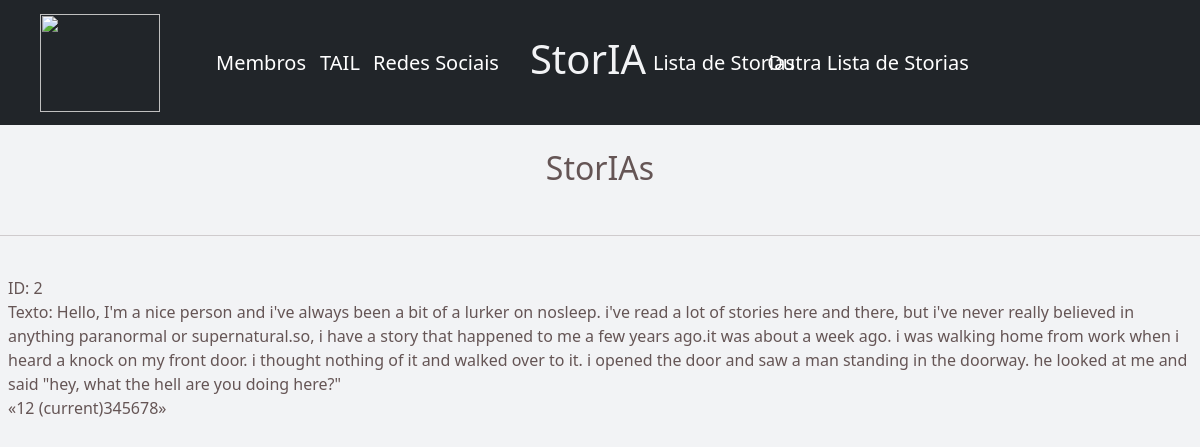
The app's page /storias/?page=2 with its own data.
### modelo/models.py (models this page shows, shortened)
class Story(models.Model):
    SIZE_CHOICES = (('Small', 50), ('Medium', 100), ('Big', 200))
    TEMPERATURE_CHOICES = (('Default', 1.0), ('Creative', 1.2), ('Very Creative', 1.5))
    example = models.TextField()
    size = models.IntegerField(choices=SIZE_CHOICES)
    temperature = models.FloatField(choices=TEMPERATURE_CHOICES)

### modelo/views.py (the view)
# urls.py: path('storias/', views.load_storia, name='storias'),
def load_storia(request):
  all_records = models.Story.objects.all()
  page = request.GET.get('page', 1)
  paginator = Paginator(all_records, 1)
  try:
    records = paginator.page(page)
  except PageNotAnInteger:
    records = paginator.page(page)
  except EmptyPage:
    records = paginator.page(page)
  return render(request, 'modelo/storias.html', {'records': records})

### modelo/templates/modelo/storias.html (shortened to what this page needs)
{% load static %}
<!doctype html>
<html lang="en">
  <head>
    <link href="https://cdn.jsdelivr.net/npm/bootstrap@5.0.1/dist/css/bootstrap.min.css" rel="stylesheet">
    <link href="{% static 'modelo/global.css' %}" type="text/css" rel="stylesheet">
  </head>
  <body>
    <nav class="navbar navbar-dark bg-dark">
      <div class="container-fluid row">
        <div class="col-2 centralize">
          <a class="navbar-brand" href="{% url 'index' %}">
              <img src="https://github.com/TailUFPB.png" alt="" width="120" height="98" class="d-inline-block align-text-top">
          </a>
        </div>
        <div class="col-1">
          <a class="navbar-brand" href="{% url 'members' %}">
              <span class="d-inline-block align-text-top">Membros</span>
          </a>
        </div>
        <div class="col-1 centralize">
          <a class="navbar-brand" href="https://aria.ci.ufpb.br/tail/">
              <span class="d-inline-block align-text-top">TAIL</span>
          </a>
        </div>
        <div class="col-1 centralize">
          <a class="navbar-brand" href="{% url 'social'%}">
              <span class="d-inline-block align-text-top">Redes Sociais</span>
          </a>
        </div>
        <div class="col centralize">
            <h1 ><a href="{% url 'index' %}">StorIA</a> </h1> <br>
        </div>
        <div class="col-1 centralize">
          <a class="navbar-brand" href="{% url 'storias' %}">
              <span class="d-inline-block align-text-top">Lista de Storias</span>
          </a>
        </div>
        <div class="col-2 centralize">
          <a class="navbar-brand" href="{% url 'storiaspage' %}">
              <span class="d-inline-block align-text-top">Outra Lista de Storias</span>
          </a>
        </div>
  </nav>
    <br>
    <div class="row centralize no-marginLR">
      <div class="col centralize">
        <h2>StorIAs</h2>
      </div>
    </div>
    <br> <hr> <br>
    <div class="row px-2 no-marginLR">
        <div class="col">
          {% for story in records %}
              ID: {{ story.id }}
              <br>
              Texto: {{ story.example }}
          {% endfor %}
          {% if records.has_other_pages %}
            <ul class="pagination">
              {% if records.has_previous %}
                <li><a href="?page={{ records.previous_page_number }}">&laquo;</a></li>
              {% else %}
                <li class="disabled"><span>&laquo;</span></li>
              {% endif %}
              {% for i in records.paginator.page_range %}
                {% if records.number == i %}
                  <li class="active"><span>{{ i }} <span class="sr-only">(current)</span></span></li>
                {% else %}
                  <li><a href="?page={{ i }}">{{ i }}</a></li>
                {% endif %}
              {% endfor %}
              {% if records.has_next %}
                <li><a href="?page={{ records.next_page_number }}">&raquo;</a></li>
              {% else %}
                <li class="disabled"><span>&raquo;</span></li>
              {% endif %}
            </ul>
          {% endif %}
        </div>
    </div>
  </body>
</html>

### modelo/static/modelo/global.css (style rules this page uses)
* { padding: 0; margin:0; box-sizing: border-box; }
:root { --white: #fff; --background: #F2F3F5; --gray-line: #DCDDE0; --text: #655555; --text-highlight: #B3B9FF; --title: #2E384D; --red: #E83F5B; --green: #4CD62B; --blue: #5965E0; --blue-dark: #4953B8; --blue-twitter: #2AA9E0; }
body { background: var(--background); color: var(--text); }
h1 { font: 400 83px, "Varela Round", sans-serif; color: var(--background); }
a { color:inherit; text-decoration: none; }
.centralize { display: flex; text-align: center; justify-content: center; }
.no-marginLR { background: rgba(255, 0, 0, 0); }

### records on screen
Story: id "2", example "Hello, I'm a nice person and i've always been a bit of a lurker on nosleep. i've read a lot of stories here and there, but i've never really believed in anything paranormal or supernatural.so, i have a story that happened to me a few years ago.it was about a week ago. i was walking home from work when i heard a knock on my front door. i thought nothing of it and walked over to it. i opened the door and saw a man standing in the doorway. he looked at me and said \"hey, what the hell are you doing here?\""

### other values on screen
{{ i }} "1" "3" "4" "5" "6" "7" "8"
{{ i }} "2"
